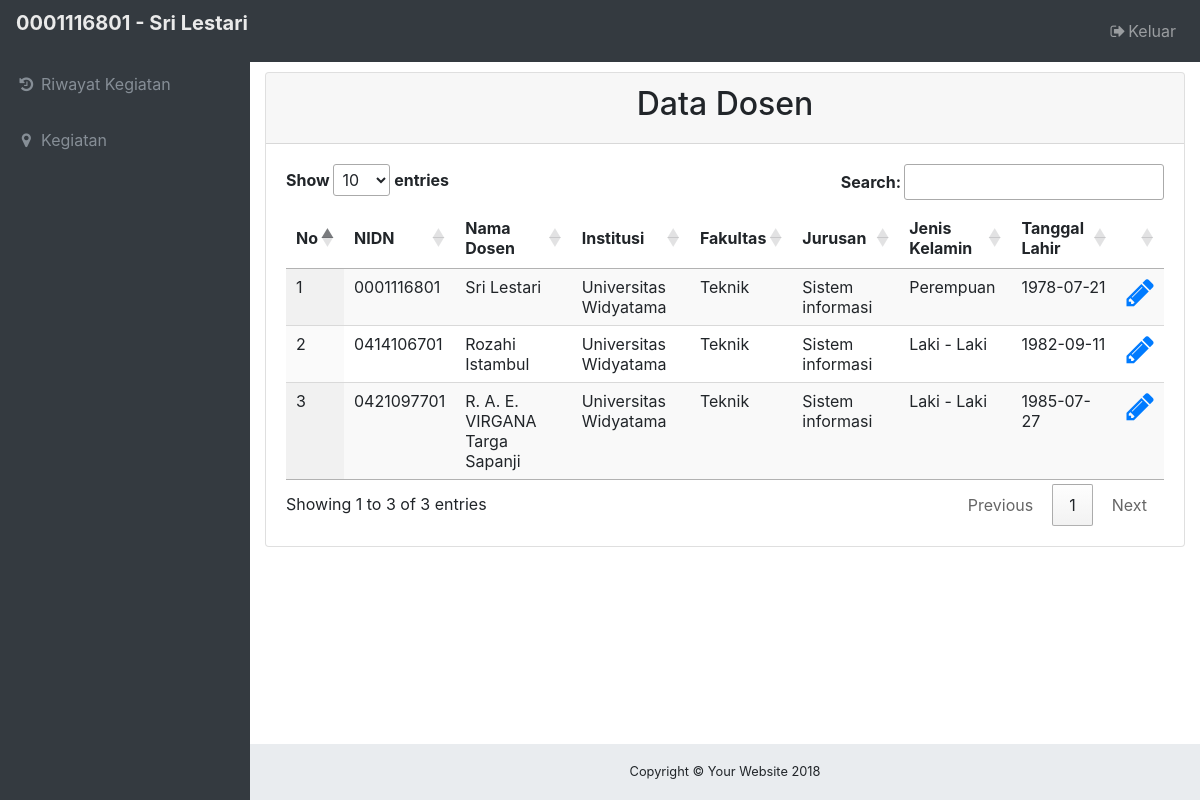
Screenshot of /daftar_dosen.php (signed in) with the database file from the repository.
### tables this page shows
CREATE TABLE `dosen` (
  `nidn` varchar(20) NOT NULL,
  `nama_dosen` varchar(50) NOT NULL,
  `institusi` varchar(50) NOT NULL,
  `fakultas` varchar(50) NOT NULL,
  `jurusan` varchar(50) NOT NULL,
  `jenis_kelamin` varchar(11) NOT NULL,
  `tanggal_lahir` date NOT NULL,
  `password` varchar(50) NOT NULL
);

### daftar_dosen.php (the view, shortened to what this page needs)
<?php
if(isset($_SESSION['admin'])) {
?>
<html>
<head>
  <?php include "komponen/komponen-head.php";
  include "koneksi.php";?>
</head>
<body class="fixed-nav sticky-footer bg-dark" id="page-top">
  <?php include "komponen/menu.php"; ?>
  <div class="content-wrapper">
  <div class="container-fluid">
    <div class="card">
      <div class="card-header">
        <h2 class="text-center">Data Dosen</h2>
      </div>
      <div class="card-body">
      <table id='tablePasien' class='display'>
        <thead>
          <tr>
            <th>No</th>
            <th>NIDN</th>
            <th>Nama Dosen</th>
            <th>Institusi </th>
            <th>Fakultas </th>
            <th>Jurusan</th>
            <th>Jenis Kelamin</th>
            <th>Tanggal Lahir</th>
            <th></th>
          </tr>
        </thead>
        <tbody>
    <?php
    $sql = "select * from dosen";
    $query = mysqli_query($con, $sql);
    $nomer = 1;
    if ($query) {
      while ($data = mysqli_fetch_array($query)) {
        echo"
              <tr>
                  <td>". $nomer ."</td>
                  <td>". $data['nidn'] ."</td>
                  <td>". $data['nama_dosen'] ."</td>
                  <td>". $data['institusi'] ."</td>
                  <td>". $data['fakultas'] ."</td>
                  <td>". $data['jurusan'] ."</td>
                  <td>". $data['jenis_kelamin'] ."</td>
                  <td>". $data['tanggal_lahir'] ."</td>
                  <td class='text-center'>
                      <a href=edit-data-dosen.php?nidn=".$data['nidn'].">
                        <i class='fa fa-pencil fa-2x'></i>
                      </a>
                  </td>
              </tr>
        ";
        $nomer++;
      }
    }
    else{
      echo "eror nich datanya ga muncul";
    }
    ?>
        </tbody>
      </table>
    </div>
    </div>
    </div>
    <?php include "komponen/footer.php" ?>
  </div>
  </body>
</html>
<?php
}
else{
    header("location:masuk.php");
}
?>

### komponen/komponen-head.php (shortened to what this page needs)
<link rel="stylesheet" type="text/css" href="css/bootstrap.css">
<link rel="stylesheet" type="text/css" href="css/bootstrap.min.css">
<link href="font-awesome/css/font-awesome.min.css" rel="stylesheet" type="text/css">
<link href="css/sb-admin.css" rel="stylesheet">
<link rel="stylesheet" type="text/css" href="https://cdn.datatables.net/1.10.19/css/jquery.dataTables.css">
<link href="css/kostum.css" rel="stylesheet">

### komponen/menu.php (shortened to what this page needs)
<?php
include "koneksi.php";
?>
<nav class="navbar navbar-expand-lg navbar-dark bg-dark fixed-top" id="mainNav">
    <?php
    $query = mysqli_query($con, "select nidn, nama_dosen from dosen where nidn = '".$_SESSION['admin']."'");
    $nidn = mysqli_fetch_array($query);
    echo"<p class='judul'>". $nidn['nidn']." - ". $nidn['nama_dosen']."</p>";
    ?>
    <div class="collapse navbar-collapse" id="navbarResponsive">
      <ul class="navbar-nav navbar-sidenav" id="exampleAccordion">
        <li class='nav-item' data-toggle='tooltip' data-placement='right' title='Riwayat Kegiatan'>
          <a class='nav-link' href='monitoring_kegiatan.php'>
            <i class='fa fa-fw fa-history'></i>
            <span class='nav-link-text'>Riwayat Kegiatan</span>
          </a>
        </li>
        <li class="nav-item" data-toggle="tooltip" data-placement="right" title="Kegiatan">
          <a class="nav-link" href="kegiatan.php">
            <i class="fa fa-fw fa-map-marker"></i>
            <span class="nav-link-text">Kegiatan</span>
          </a>
        </li>
      </ul>
      <ul class="navbar-nav ml-auto">
        <li class="nav-item">
          <a class="nav-link" data-toggle="modal" data-target="#modalLogout">
            <i class="fa fa-fw fa-sign-out"></i>Keluar</a>
        </li>
      </ul>
    </div>
  </nav>

### komponen/footer.php (shortened to what this page needs)
<footer class="sticky-footer">
  <div class="container">
    <div class="text-center">
      <small>Copyright © Your Website 2018</small>
    </div>
  </div>
</footer>

### css/sb-admin.css (style rules this page uses)
html { position: relative; min-height: 100%; }
body { overflow-x: hidden; }
body.sticky-footer { margin-bottom: 56px; }
body.sticky-footer .content-wrapper { min-height: calc(100vh - 56px - 56px); }
body.fixed-nav { padding-top: 56px; }
.content-wrapper { min-height: calc(100vh - 56px); padding-top: 1rem; }
#mainNav .navbar-collapse { overflow: auto; max-height: 75vh; }
#mainNav .navbar-collapse .navbar-nav .nav-item .nav-link { cursor: pointer; }
@media (min-width: 992px) { #mainNav .navbar-collapse { overflow: visible; max-height: none; } }
@media (min-width: 992px) { #mainNav .navbar-collapse .navbar-sidenav { position: absolute; top: 0; left: 0; -webkit-flex-direction: column; -ms-flex-direction: column; flex-direction: column; margin-top: 56px; } }
@media (min-width: 992px) { #mainNav .navbar-collapse .navbar-sidenav > .nav-item { width: 250px; padding: 0; } }
@media (min-width: 992px) { #mainNav .navbar-collapse .navbar-sidenav > .nav-item > .nav-link { padding: 1em; } }
@media (min-width: 992px) { #mainNav.fixed-top .navbar-sidenav { height: calc(100vh - 112px); } }
.content-wrapper { overflow-x: hidden; background: white; }
@media (min-width: 992px) { .content-wrapper { margin-left: 250px; } }
#mainNav.navbar-dark .navbar-collapse .navbar-sidenav > .nav-item > .nav-link { color: #868e96; }
@media (min-width: 992px) { #mainNav.navbar-dark .navbar-collapse .navbar-sidenav { background: #343a40; } }
footer.sticky-footer { position: absolute; right: 0; bottom: 0; width: 100%; height: 56px; background-color: #e9ecef; line-height: 55px; }
@media (min-width: 992px) { footer.sticky-footer { width: calc(100% - 250px); } }

### css/kostum.css (style rules this page uses)
body { background-color: #eaeaea !important; }
#tablePasien tr td { vertical-align: top; }
.judul { font-weight: bold; font-size: 20px; color: #eaeaea; }

### rows the page displays
dosen: nidn "0001116801", nama_dosen "Sri Lestari", institusi "Universitas Widyatama", fakultas "Teknik", jurusan "Sistem informasi", jenis_kelamin "Perempuan", tanggal_lahir "1978-07-21"
dosen: nidn "0414106701", nama_dosen "Rozahi Istambul", institusi "Universitas Widyatama", fakultas "Teknik", jurusan "Sistem informasi", jenis_kelamin "Laki - Laki", tanggal_lahir "1982-09-11"
dosen: nidn "0421097701", nama_dosen "R. A. E. VIRGANA Targa Sapanji", institusi "Universitas Widyatama", fakultas "Teknik", jurusan "Sistem informasi", jenis_kelamin "Laki - Laki", tanggal_lahir "1985-07-27"
